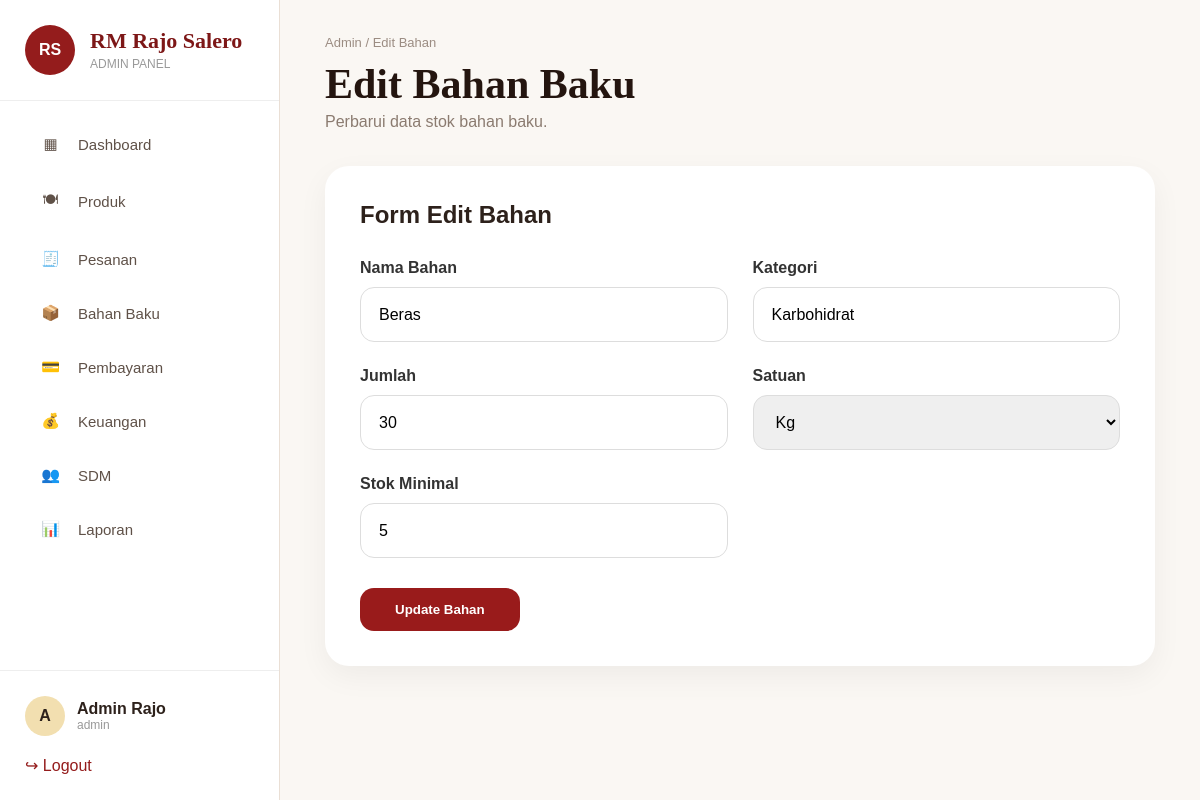
Screenshot of /admin/edit_bahan.php?id=1 (signed in) with the database file from the repository.
### tables this page shows
CREATE TABLE `bahan_baku` (
  `id` int(11) NOT NULL,
  `nama_bahan` varchar(100) NOT NULL,
  `kategori` varchar(50) DEFAULT NULL,
  `jumlah` int(11) NOT NULL,
  `satuan` varchar(20) DEFAULT NULL,
  `stok_minimal` int(11) DEFAULT 5,
  `created_at` timestamp NOT NULL DEFAULT current_timestamp()
);

### admin/edit_bahan.php (the view, shortened to what this page needs)
<?php
require_once 'database.php';
$id = $_GET['id'];
$data = mysqli_query(
$conn,
"SELECT * FROM bahan_baku WHERE id='$id'"
);
$bahan = mysqli_fetch_assoc($data);
?>
<!DOCTYPE html>
<html lang="id">
<head>
<link rel="stylesheet" href="dashboard.css">
<link rel="stylesheet" href="bahan_baku.css">
</head>
<body>
<div class="admin-layout">
<?php include 'sidebar.php'; ?>
<main class="main-content">
<header class="topbar">
<div>
<p class="breadcrumb">
Admin / Edit Bahan
</p>
<h1>
Edit Bahan Baku
</h1>
<p class="welcome">
Perbarui data stok bahan baku.
</p>
</div>
</header>
<section class="form-card">
<h2>
Form Edit Bahan
</h2>
<form action="update_bahan.php" method="POST">
<div class="form-grid">
<div class="form-group">
<label>
Nama Bahan
</label>
<input
type="text"
name="nama_bahan"
value="<?= $bahan['nama_bahan']; ?>"
required
>
</div>
<div class="form-group">
<label>
Kategori
</label>
<input
type="text"
name="kategori"
value="<?= $bahan['kategori']; ?>"
required
>
</div>
<div class="form-group">
<label>
Jumlah
</label>
<input
type="number"
name="jumlah"
value="<?= $bahan['jumlah']; ?>"
required
>
</div>
<div class="form-group">
<label>
Satuan
</label>
<select name="satuan">
<option
<?= $bahan['satuan']=="Kg"?'selected':''; ?>>
Kg
</option>
</select>
</div>
<div class="form-group">
<label>
Stok Minimal
</label>
<input
type="number"
name="stok_minimal"
value="<?= $bahan['stok_minimal']; ?>"
>
</div>
</div>
<button class="btn-submit" type="submit">
Update Bahan
</button>
</form>
</section>
</main>
</div>
</body>
</html>

### admin/dashboard.css (style rules this page uses)
.admin-layout { display:flex; }
.main-content { margin-left:280px; width:calc(100% - 280px); padding:35px 45px; }
* { margin:0; padding:0; box-sizing:border-box; }
body { background:#f8f5ef; color:#2d211b; font-family:'Montserrat', sans-serif; }
.admin-layout { display:flex; min-height:100vh; }
.main-content { flex:1; padding:35px 45px; }
.topbar { display:flex; justify-content:space-between; align-items:center; margin-bottom:35px; }
.breadcrumb { color:#9b8c82; font-size:13px; margin-bottom:10px; }
.topbar h1 { font-family:'Cormorant Garamond',serif; font-size:42px; color:#24150f; }
.welcome { color:#8b7b70; margin-top:5px; }

### admin/bahan_baku.css (style rules this page uses)
.main-content { background:#faf7f3; }
.form-card { background:white; border-radius:24px; padding:35px; margin-top:30px; box-shadow:0 10px 30px rgba(0,0,0,0.05); }
.form-card h2 { font-size:24px; margin-bottom:30px; }
.form-grid { display:grid; grid-template-columns:repeat(2,1fr); gap:25px; }
.form-group { display:flex; flex-direction:column; gap:8px; }
.form-group label { font-size:14px; color:#555; }
.form-group input, .form-group select { height:45px; border:1px solid #ddd; border-radius:12px; padding:0 15px; font-size:15px; outline:none; }
.btn-submit { margin-top:30px; background:#991b1b; color:white; border:none; padding:14px 35px; border-radius:14px; font-weight:bold; cursor:pointer; }
.form-group { display:flex; flex-direction:column; gap:10px; }
.form-group label { font-size:16px; font-weight:600; color:#333; }
.form-group select, .form-group input { width:100%; height:55px; padding:0 18px; border:1px solid #ddd; border-radius:14px; font-size:16px; box-sizing:border-box; }

### rows the page displays
bahan_baku: nama_bahan "Beras", kategori "Karbohidrat", jumlah "30", satuan "Kg", stok_minimal "5"

### other values shown
substr($admin_name, 0, 1) "A"
$admin_name "Admin Rajo"
$admin_username "admin"
